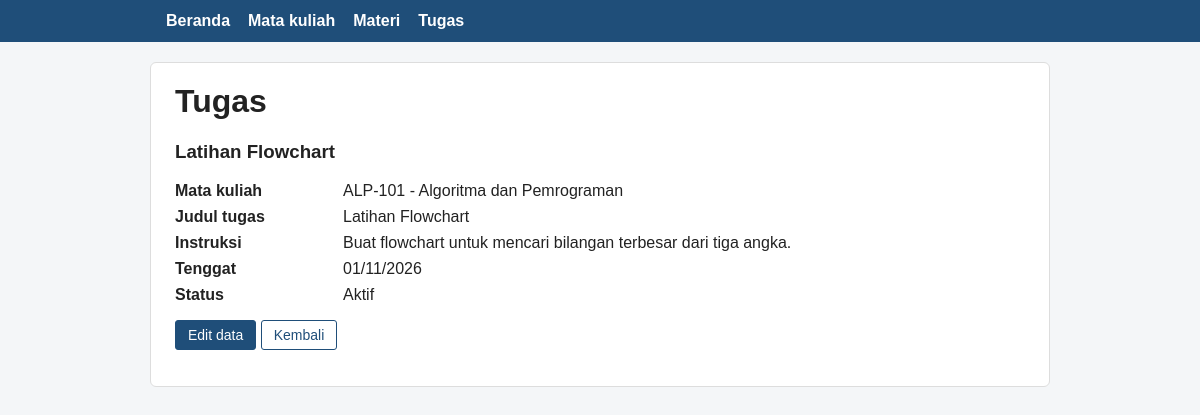
The page /detail_tugas.php?id=1 on the database its author committed.
### tables this page shows
CREATE TABLE tugas (
  id INT UNSIGNED AUTO_INCREMENT PRIMARY KEY,
  mata_kuliah_id INT UNSIGNED NOT NULL,
  judul VARCHAR(150) NOT NULL,
  instruksi TEXT NOT NULL,
  tenggat DATE NOT NULL,
  status VARCHAR(20) NOT NULL,
  FOREIGN KEY (mata_kuliah_id) REFERENCES mata_kuliah(id) ON DELETE RESTRICT
);

CREATE TABLE mata_kuliah (
  id INT UNSIGNED AUTO_INCREMENT PRIMARY KEY,
  kode VARCHAR(20) NOT NULL UNIQUE,
  nama VARCHAR(100) NOT NULL,
  dosen VARCHAR(100) NOT NULL,
  semester TINYINT UNSIGNED NOT NULL
);

### koneksi.php (called while the page is built, shortened)
<?php
function e($teks) { return htmlspecialchars((string)$teks, ENT_QUOTES, 'UTF-8'); }
function ambil_id($nilai) {
    $id = filter_var(trim((string)$nilai), FILTER_VALIDATE_INT, ['options' => ['min_range' => 1]]);
    return $id === false ? null : $id;
}

### detail_tugas.php (the view, shortened to what this page needs)
<?php
require 'koneksi.php';
require 'layout.php';
$id = ambil_id($_GET['id'] ?? '');
$stmt = $conn->prepare(
    'SELECT t.id, t.judul, t.instruksi, t.tenggat, t.status, k.kode, k.nama
       FROM tugas t JOIN mata_kuliah k ON k.id = t.mata_kuliah_id WHERE t.id = ?');
$stmt->bind_param('i', $id);
$stmt->execute();
$t = $stmt->get_result()->fetch_assoc();
?>
<h1>Tugas</h1>
<h3><?= e($t['judul']) ?></h3>
<dl>
  <dt>Mata kuliah</dt><dd><?= e($t['kode'] . ' - ' . $t['nama']) ?></dd>
  <dt>Judul tugas</dt><dd><?= e($t['judul']) ?></dd>
  <dt>Instruksi</dt><dd><?= nl2br(e($t['instruksi'])) ?></dd>
  <dt>Tenggat</dt><dd><?= e(date('d/m/Y', strtotime($t['tenggat']))) ?></dd>
  <dt>Status</dt><dd><?= e($t['status']) ?></dd>
</dl>
<p>
  <a class="tombol utama" href="form_tugas.php?id=<?= (int)$t['id'] ?>">Edit data</a>
  <a class="tombol" href="tugas.php">Kembali</a>
</p>

### style.css (style rules this page uses)
* { box-sizing:border-box }
body { font-family:Arial,Helvetica,sans-serif;margin:0;background:#f4f6f8;color:#222 }
h1 { margin-top:0 }
.tombol { display:inline-block;padding:6px 12px;border:1px solid #1f4e79;background:#fff;color:#1f4e79;border-radius:3px;font:inherit;font-size:14px;text-decoration:none;cursor:pointer }
.tombol.utama { background:#1f4e79;color:#fff }
dl { display:grid;grid-template-columns:160px 1fr;gap:8px }
dt { font-weight:bold }
dd { margin:0 }

### rows shown on the page
tugas: judul "Latihan Flowchart", mata_kuliah.nama "ALP-101 - Algoritma dan Pemrograman", instruksi "Buat flowchart untuk mencari bilangan terbesar dari tiga angka.", tenggat "01/11/2026", status "Aktif"
